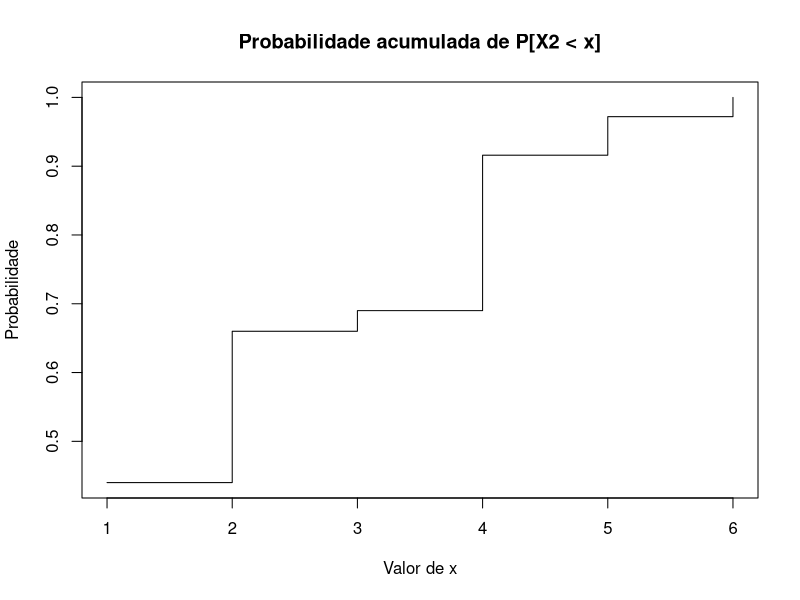
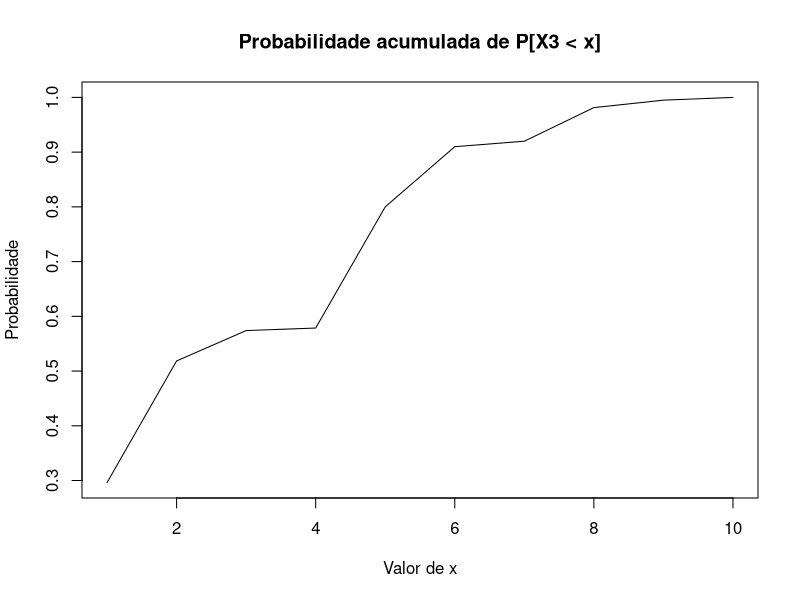
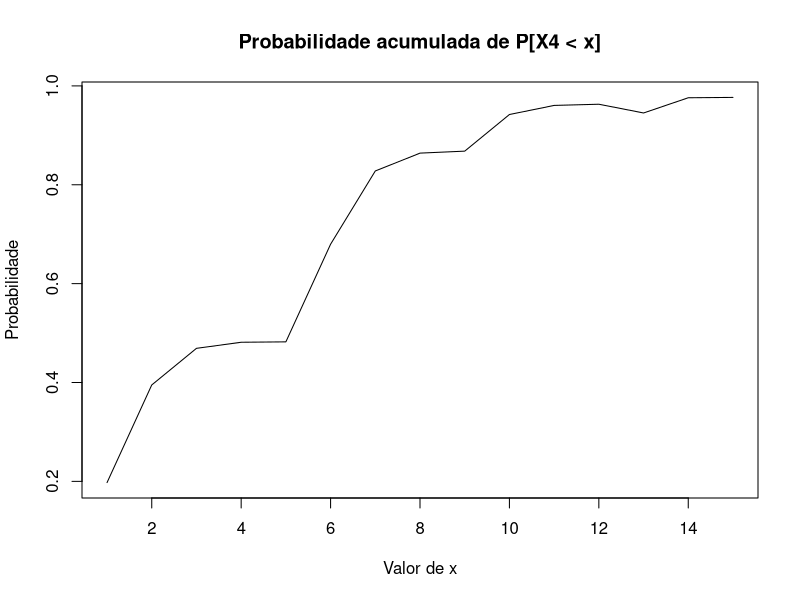

Here is the R script that generated these plots, in order: (Note: this script raises an error after producing the figures.)
x2 <- c(0,1,2,6,7,12)
px2x <- c("16/36","8/36","1/36","8/36","2/36","1/36")
px2mx <- c(0.44,0.66,0.69,0.916,0.972,1)

df2 <- data.frame(x2, px2x, px2mx)
colnames(df2) <- c("x","P[X2 = x]","P[X2 <= x]")

px2xV2 <- c(16/36,8/36,1/36,8/36,2/36,1/36)
Ex2 <- sum(df2$x * px2xV2)

# #Resposta do ex
# O Xc equivale ao preço pago pelos 2 jogadores para que a banca não quebre com probabilidade epsolon, portanto
# o Xc que nos dará uma chance aceitável da banca se manter aberta (1 - E) é de 6 unidades monetárias, dando 3 unidades para cada jogador 

plot(px2mx,
     main = "Probabilidade acumulada de P[X2 < x]",
     ylab = "Probabilidade",
     xlab = "Valor de x",
     type = "s")

# Calculo da variância de x2

SegMomento2 <- sum((df2$x2^2)*px2xV2)

Varx2 <- SegMomento2 - (Ex2^2)

# Calculo para 3 jogadores

# Pelo teorema da convolução sabemos que a soma de 3 jogadores irá recair na soma de 2 variáveis aleatórias, sendo elas Z3 e (Z1 + Z2)
# Portanto aplicando essa ideia ao Teorema de Fourier teremos:

z3 <- c(0,1,6)
z1z2 <- x2

df3V1 <- data.frame("0" = px2xV2*4/6, "1" = px2xV2*1/6, "6" = px2xV2*1/6)
row.names(df3V1) <- x2
colnames(df3V1) <- z3
df3V1 #Tabela com valores de fourier z3 X (z1 + z2)

# Acumulada de z3

x3 <- c(0,1,2,3,6,7,8,12,13,18)
px3x <- c("64/216","48/216","12/216","1/216","48/216","24/216","3/216","12/216","3/216","1/216")
px3mx <- c(0.2962, 0.5185, 0.5740, 0.5786, 0.80,0.91,0.92,0.9814,0.995,1)
px3xV2 <- c(64/216,48/216,12/216,1/216,48/216,24/216,3/216,12/216,3/216,1/216)

df3V2 <- data.frame(x3, px3x, px3xV2, px3mx)
colnames(df3V2) <- c("x","P[X3 = x]","P[X3 = x] calculado","P[X3 <= x]")

Ex3 <- sum(df3V2$x * px3xV2)

plot(px3mx,
     main = "Probabilidade acumulada de P[X3 < x]",
     ylab = "Probabilidade",
     xlab = "Valor de x",
     type = "l")

# Calculo da variância para 3 jogadores

SegMomento3 <- sum((df3V2$x^2)*px3xV2)

Varx3 <- SegMomento3 - (Ex3^2)

# Resposta para 3 jogadores:
# 
# Seguindo a mesma lógica usada para 2 jogadores o Xc que me dará um valor de P[xc <= 1 - E] é aproximadamente 7. Dando um valor para cada jogador de aproximadamente 7/3 = 2,33


# Para 4 jogadores
# 
# ! Atenção !
#   
# Como tive pouco tempo para me planejar para a realização deste trabalho, há um erro nas probabilidades de 4 jogadores, alguma das combinações de probabilidades foi deixada de lado, por conta disso os calculos estão incorretos e a acumulada não resulta em 1 quando somado todos os elementos da sigma algebra.

z4 <- c(0,1,6)
z1z2z3 <- x3

df4V1 <- data.frame("0" = px3xV2*4/6, "1" = px3xV2*1/6, "6" = px3xV2 * 1/6)
rownames(df4V1) <- x3
colnames(df4V1) <- z4

x4 <- c(0,1,2,3,4,6,7,8,9,12,13,14,18,19,24)
px4x <- c("256","256","96","16","1","256","192","48","4","96","24","3","16","1","1")
bazinga <- rep("/1296", 15)
px4x <- paste0(px4x, bazinga)
px4xV2 <- c("256","256","96","16","1","256","192","48","4","96","24","3","16","1","1")
px4xV2<- as.numeric(px4xV2)/1296

px4mx <- c(0.1975, 0.3950,0.4691,0.4814,0.4822,0.6797,0.8279,0.8640,0.8680,0.9421,0.9605,0.9629,0.9452,0.9760,0.9767)

df4V2 <- data.frame(x4, px4x, px4xV2, px4mx)
colnames(df3V2) <- c("x","P[X4 = x]","P[X4 = x] calculado","P[X4 <= x]")


# Resposta
# Utilizando a mesma lógica que as questôes anteriores o X crítico é de 12, com uma probabilidade de ruína de (1-0,94) 0.06, tendo como custo unitário para cada jogador algo em torno de 12/4 = 3 unidades monetárias 


plot(px4mx,
     main = "Probabilidade acumulada de P[X4 < x]",
     ylab = "Probabilidade",
     xlab = "Valor de x",
     type = "l")
# 
# Para o calculo da esperança e da variância continuarei a utilizar teoria de probabilidade e fare apartir do primeiro e do segundo momento:

Ex4 <- sum(df4V2$x * px4xV2)

SegMomento4 <- sum((df4V2$x^2)*px4xV2)

Varx4 <- SegMomento4 - (Ex4^2)

ft <- qflextable(head(cars))
nrow_part(ft, part = "body")
